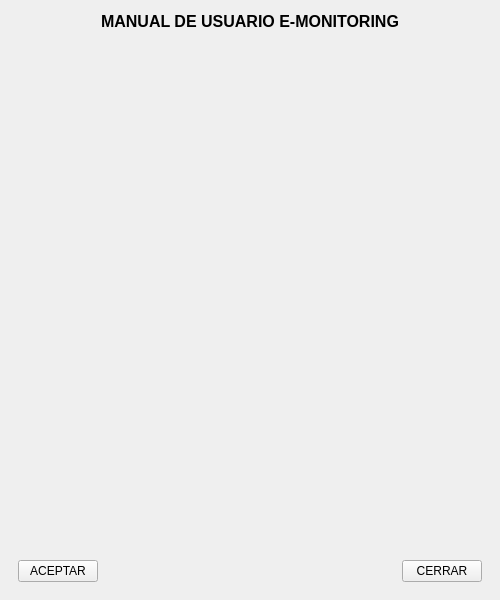
<?xml version="1.0" encoding="UTF-8"?>
<ui version="4.0">
 <class>Form</class>
 <widget class="QWidget" name="Form">
  <property name="geometry">
   <rect>
    <x>0</x>
    <y>0</y>
    <width>500</width>
    <height>600</height>
   </rect>
  </property>
  <property name="minimumSize">
   <size>
    <width>500</width>
    <height>600</height>
   </size>
  </property>
  <property name="windowTitle">
   <string>Form</string>
  </property>
  <property name="styleSheet">
   <string notr="true">QFrame {
    border: none;
    outline: none;
}
</string>
  </property>
  <layout class="QVBoxLayout" name="verticalLayout_2">
   <property name="spacing">
    <number>0</number>
   </property>
   <property name="leftMargin">
    <number>0</number>
   </property>
   <property name="topMargin">
    <number>0</number>
   </property>
   <property name="rightMargin">
    <number>0</number>
   </property>
   <property name="bottomMargin">
    <number>0</number>
   </property>
   <item>
    <widget class="QFrame" name="contenedor_manual">
     <property name="frameShape">
      <enum>QFrame::StyledPanel</enum>
     </property>
     <property name="frameShadow">
      <enum>QFrame::Raised</enum>
     </property>
     <layout class="QVBoxLayout" name="verticalLayout" stretch="1,20,1">
      <item>
       <widget class="QLabel" name="label_titulo_manual">
        <property name="font">
         <font>
          <pointsize>12</pointsize>
          <weight>75</weight>
          <bold>true</bold>
         </font>
        </property>
        <property name="text">
         <string>MANUAL DE USUARIO E-MONITORING</string>
        </property>
        <property name="alignment">
         <set>Qt::AlignCenter</set>
        </property>
       </widget>
      </item>
      <item>
       <widget class="QWidget" name="widget_pdf_manual" native="true"/>
      </item>
      <item>
       <widget class="QFrame" name="frame_pie_manual_usuario">
        <property name="frameShape">
         <enum>QFrame::StyledPanel</enum>
        </property>
        <property name="frameShadow">
         <enum>QFrame::Raised</enum>
        </property>
        <layout class="QHBoxLayout" name="horizontalLayout">
         <item>
          <widget class="QPushButton" name="btn_aceptar">
           <property name="text">
            <string>ACEPTAR</string>
           </property>
          </widget>
         </item>
         <item>
          <spacer name="horizontalSpacer">
           <property name="orientation">
            <enum>Qt::Horizontal</enum>
           </property>
           <property name="sizeHint" stdset="0">
            <size>
             <width>449</width>
             <height>20</height>
            </size>
           </property>
          </spacer>
         </item>
         <item>
          <widget class="QPushButton" name="btn_cerrar">
           <property name="text">
            <string>CERRAR</string>
           </property>
          </widget>
         </item>
        </layout>
       </widget>
      </item>
     </layout>
    </widget>
   </item>
  </layout>
 </widget>
 <resources/>
 <connections/>
</ui>
